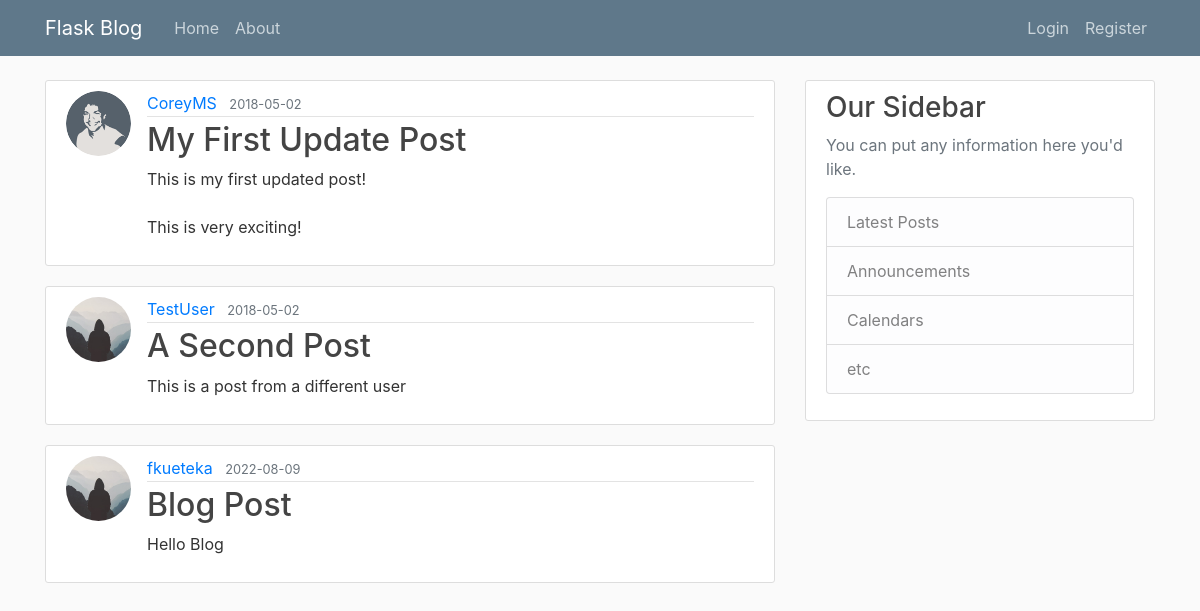
The page /home on the database its author committed.
### flaskblog/models.py (models this page shows, shortened)
class Post(db.Model):
    id = db.Column(db.Integer, primary_key=True)
    title = db.Column(db.String(100), nullable=False)
    date_posted = db.Column(db.DateTime, nullable=False, default=datetime.utcnow)
    content = db.Column(db.Text, nullable=False)
    user_id = db.Column(db.Integer, db.ForeignKey('user.id'), nullable=False)

class User(db.Model, UserMixin):
    id = db.Column(db.Integer, primary_key=True)
    username = db.Column(db.String(20), unique=True, nullable=False)
    email = db.Column(db.String(120), unique=True, nullable=False)
    image_file = db.Column(db.String(20), nullable=False, default='default.jpg')
    password = db.Column(db.String(60), nullable=False)
    posts = db.relationship('Post', backref='author', lazy=True)

### flaskblog/routes.py (the view)
@app.route("/")
@app.route("/home")
def home():
    posts = Post.query.all()
    return render_template('home.html', posts=posts)

### flaskblog/templates/home.html
{% extends "layout.html" %}
{% block content %}
    {% for post in posts %}
        <article class="media content-section">
          <img class="rounded-circle article-img" src="{{ url_for('static', filename='profile_pics/' + post.author.image_file) }}">
          <div class="media-body">
            <div class="article-metadata">
              <a class="mr-2" href="#">{{ post.author.username }}</a>
              <small class="text-muted">{{ post.date_posted.strftime('%Y-%m-%d') }}</small>
            </div>
            <h2><a class="article-title" href="{{ url_for('post', post_id=post.id) }}">{{ post.title }}</a></h2>
            <p class="article-content">{{ post.content }}</p>
          </div>
        </article>
    {% endfor %}
{% endblock content %}

### flaskblog/templates/layout.html (shortened to what this page needs)
<!DOCTYPE html>
<html>
<head>
    <link rel="stylesheet" href="https://maxcdn.bootstrapcdn.com/bootstrap/4.0.0/css/bootstrap.min.css">
    <link rel="stylesheet" type="text/css" href="{{ url_for('static', filename='main.css') }}">
</head>
<body>
    <header class="site-header">
      <nav class="navbar navbar-expand-md navbar-dark bg-steel fixed-top">
        <div class="container">
          <a class="navbar-brand mr-4" href="/">Flask Blog</a>
          <div class="collapse navbar-collapse" id="navbarToggle">
            <div class="navbar-nav mr-auto">
              <a class="nav-item nav-link" href="{{ url_for('home') }}">Home</a>
              <a class="nav-item nav-link" href="{{ url_for('about') }}">About</a>
            </div>
            <div class="navbar-nav">
              {% if current_user.is_authenticated %}
                <a class="nav-item nav-link" href="{{ url_for('new_post') }}">New Post</a>
                <a class="nav-item nav-link" href="{{ url_for('account') }}">Account</a>
                <a class="nav-item nav-link" href="{{ url_for('logout') }}">Logout</a>
              {% else %}
                <a class="nav-item nav-link" href="{{ url_for('login') }}">Login</a>
                <a class="nav-item nav-link" href="{{ url_for('register') }}">Register</a>
              {% endif %}
            </div>
          </div>
        </div>
      </nav>
    </header>
    <main role="main" class="container">
      <div class="row">
        <div class="col-md-8">
          {% block content %}{% endblock %}
        </div>
        <div class="col-md-4">
          <div class="content-section">
            <h3>Our Sidebar</h3>
            <p class='text-muted'>You can put any information here you'd like.
              <ul class="list-group">
                <li class="list-group-item list-group-item-light">Latest Posts</li>
                <li class="list-group-item list-group-item-light">Announcements</li>
                <li class="list-group-item list-group-item-light">Calendars</li>
                <li class="list-group-item list-group-item-light">etc</li>
              </ul>
            </p>
          </div>
        </div>
      </div>
    </main>
</body>
</html>

### flaskblog/static/main.css (style rules this page uses)
body { background: #fafafa; color: #333333; margin-top: 5rem; }
h1, h2, h3, h4, h5, h6 { color: #444444; }
.bg-steel { background-color: #5f788a; }
.site-header .navbar-nav .nav-link { color: #cbd5db; }
.content-section { background: #ffffff; padding: 10px 20px; border: 1px solid #dddddd; border-radius: 3px; margin-bottom: 20px; }
.article-title { color: #444444; }
.article-content { white-space: pre-line; }
.article-img { height: 65px; width: 65px; margin-right: 16px; }
.article-metadata { padding-bottom: 1px; margin-bottom: 4px; border-bottom: 1px solid #e3e3e3 }

### rows shown on the page
Post: image_file (picture), author.username "CoreyMS", date_posted "2018-05-02", title "My First Update Post", content "This is my first updated post! This is very exciting!"
Post: image_file (placeholder picture), author.username "TestUser", date_posted "2018-05-02", title "A Second Post", content "This is a post from a different user"
Post: image_file (placeholder picture), author.username "fkueteka", date_posted "2022-08-09", title "Blog Post", content "Hello Blog"
